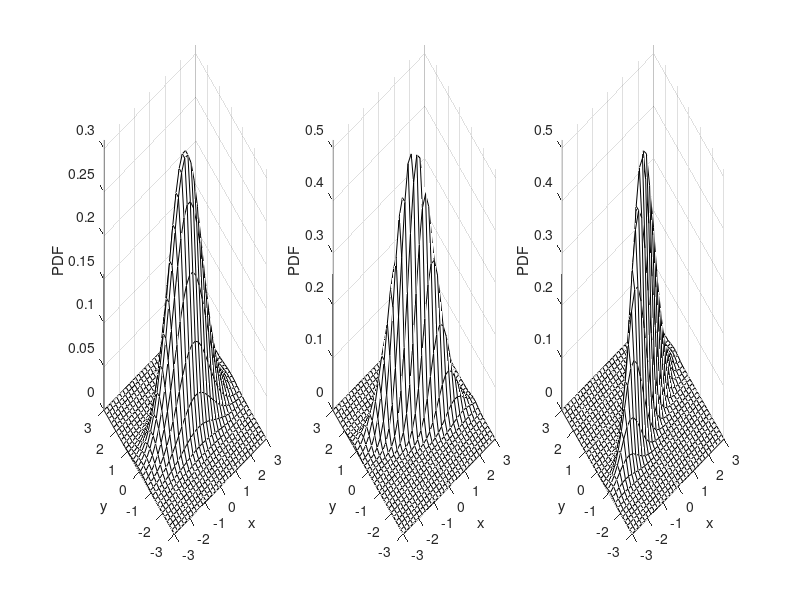

Write the MATLAB code that produced this figure.
function BivariateNormal
close all;clc;

% Number of points in each direction

n    = 30;

% Parameters

mu_1    = 0;
mu_2    = 0;
sigma_1 = 1;
sigma_2 = 0.5;
[X,Y]   = meshgrid(linspace(-3,3,n),linspace(-3,3,n));

PDF2D =@(rho) mvnpdf([X(:),Y(:)],[mu_1,mu_2],[sigma_1^2,rho*sigma_1*sigma_2;rho*sigma_1*sigma_2,sigma_2^2]);

rho1 = 0;
rho2 = -0.8; 
rho3 = 0.8; 
PDFrho1 = PDF2D(rho1);
PDFrho2 = PDF2D(rho2);
PDFrho3 = PDF2D(rho3);

figure1 = figure('PaperSize',[40.99999864 60]);
set(gcf, 'Position', [400, 500, 1000, 300])
subplot(1,3,1,'Parent',figure1)
mesh(X,Y,reshape(PDFrho1,n,n),'edgecolor', 'k')
xlabel('x')
ylabel('y')
zlabel('PDF')
axis([min(min(X)),max(max(X)),min(min(Y)),max(max(Y)),0,max(max(PDFrho1))])

subplot(1,3,2,'Parent',figure1)
mesh(X,Y,reshape(PDFrho2,n,n),'edgecolor', 'k')
xlabel('x')
ylabel('y')
zlabel('PDF')
axis([min(min(X)),max(max(X)),min(min(Y)),max(max(Y)),0,max(max(PDFrho2))])

subplot(1,3,3,'Parent',figure1)
mesh(X,Y,reshape(PDFrho3,n,n),'edgecolor', 'k')
xlabel('x')
ylabel('y')
zlabel('PDF')
axis([min(min(X)),max(max(X)),min(min(Y)),max(max(Y)),0,max(max(PDFrho3))])


